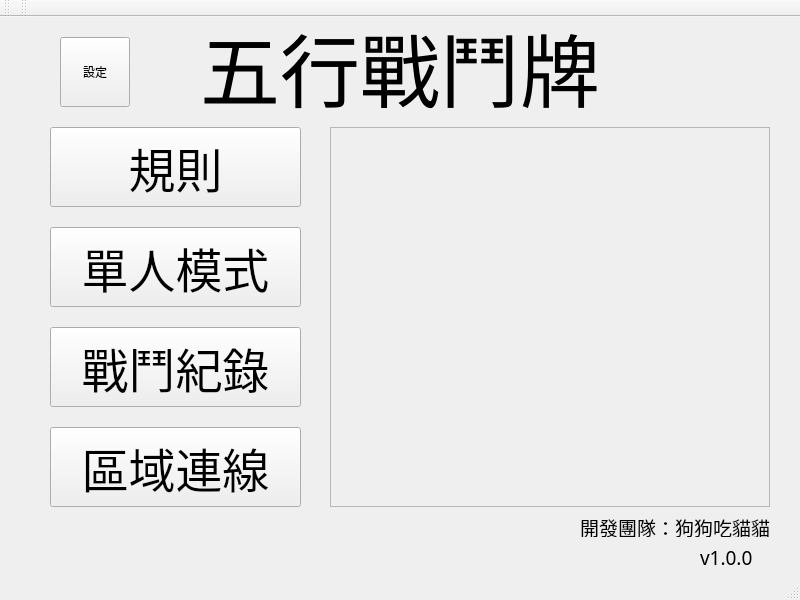
<?xml version="1.0" encoding="UTF-8"?>
<ui version="4.0">
 <class>Master</class>
 <widget class="QMainWindow" name="Master">
  <property name="geometry">
   <rect>
    <x>0</x>
    <y>0</y>
    <width>800</width>
    <height>600</height>
   </rect>
  </property>
  <property name="font">
   <font>
    <family>WenQuanYi Micro Hei Mono</family>
   </font>
  </property>
  <property name="windowTitle">
   <string>Master</string>
  </property>
  <widget class="QWidget" name="centralWidget">
   <widget class="QLabel" name="label">
    <property name="geometry">
     <rect>
      <x>200</x>
      <y>0</y>
      <width>410</width>
      <height>100</height>
     </rect>
    </property>
    <property name="font">
     <font>
      <pointsize>60</pointsize>
     </font>
    </property>
    <property name="text">
     <string>五行戰鬥牌</string>
    </property>
   </widget>
   <widget class="QFrame" name="frame">
    <property name="geometry">
     <rect>
      <x>330</x>
      <y>110</y>
      <width>440</width>
      <height>380</height>
     </rect>
    </property>
    <property name="styleSheet">
     <string notr="true">background-image: url(:/topic.png);</string>
    </property>
    <property name="frameShape">
     <enum>QFrame::StyledPanel</enum>
    </property>
    <property name="frameShadow">
     <enum>QFrame::Raised</enum>
    </property>
   </widget>
   <widget class="QLabel" name="label_2">
    <property name="geometry">
     <rect>
      <x>580</x>
      <y>500</y>
      <width>190</width>
      <height>20</height>
     </rect>
    </property>
    <property name="font">
     <font>
      <pointsize>14</pointsize>
     </font>
    </property>
    <property name="text">
     <string>開發團隊：狗狗吃貓貓</string>
    </property>
   </widget>
   <widget class="QLabel" name="label_3">
    <property name="geometry">
     <rect>
      <x>700</x>
      <y>530</y>
      <width>71</width>
      <height>20</height>
     </rect>
    </property>
    <property name="font">
     <font>
      <pointsize>14</pointsize>
     </font>
    </property>
    <property name="text">
     <string>v1.0.0</string>
    </property>
   </widget>
   <widget class="QPushButton" name="pushButton_5">
    <property name="geometry">
     <rect>
      <x>60</x>
      <y>20</y>
      <width>70</width>
      <height>70</height>
     </rect>
    </property>
    <property name="text">
     <string>設定</string>
    </property>
   </widget>
   <widget class="QPushButton" name="pushButton">
    <property name="geometry">
     <rect>
      <x>50</x>
      <y>410</y>
      <width>251</width>
      <height>80</height>
     </rect>
    </property>
    <property name="font">
     <font>
      <pointsize>35</pointsize>
     </font>
    </property>
    <property name="cursor">
     <cursorShape>PointingHandCursor</cursorShape>
    </property>
    <property name="text">
     <string>區域連線</string>
    </property>
   </widget>
   <widget class="QPushButton" name="pushButton_4">
    <property name="geometry">
     <rect>
      <x>50</x>
      <y>110</y>
      <width>251</width>
      <height>80</height>
     </rect>
    </property>
    <property name="font">
     <font>
      <pointsize>35</pointsize>
     </font>
    </property>
    <property name="cursor">
     <cursorShape>PointingHandCursor</cursorShape>
    </property>
    <property name="text">
     <string>規則</string>
    </property>
   </widget>
   <widget class="QPushButton" name="pushButton_3">
    <property name="geometry">
     <rect>
      <x>50</x>
      <y>210</y>
      <width>251</width>
      <height>80</height>
     </rect>
    </property>
    <property name="font">
     <font>
      <pointsize>35</pointsize>
     </font>
    </property>
    <property name="cursor">
     <cursorShape>PointingHandCursor</cursorShape>
    </property>
    <property name="text">
     <string>單人模式</string>
    </property>
   </widget>
   <widget class="QPushButton" name="pushButton_2">
    <property name="geometry">
     <rect>
      <x>50</x>
      <y>310</y>
      <width>251</width>
      <height>80</height>
     </rect>
    </property>
    <property name="font">
     <font>
      <pointsize>35</pointsize>
     </font>
    </property>
    <property name="cursor">
     <cursorShape>PointingHandCursor</cursorShape>
    </property>
    <property name="text">
     <string>戰鬥紀錄</string>
    </property>
   </widget>
  </widget>
  <widget class="QMenuBar" name="menuBar">
   <property name="geometry">
    <rect>
     <x>0</x>
     <y>0</y>
     <width>800</width>
     <height>27</height>
    </rect>
   </property>
  </widget>
  <widget class="QToolBar" name="mainToolBar">
   <attribute name="toolBarArea">
    <enum>TopToolBarArea</enum>
   </attribute>
   <attribute name="toolBarBreak">
    <bool>false</bool>
   </attribute>
  </widget>
  <widget class="QStatusBar" name="statusBar"/>
  <widget class="QToolBar" name="toolBar">
   <property name="windowTitle">
    <string>toolBar</string>
   </property>
   <attribute name="toolBarArea">
    <enum>TopToolBarArea</enum>
   </attribute>
   <attribute name="toolBarBreak">
    <bool>false</bool>
   </attribute>
  </widget>
 </widget>
 <layoutdefault spacing="6" margin="11"/>
 <resources/>
 <connections/>
</ui>
